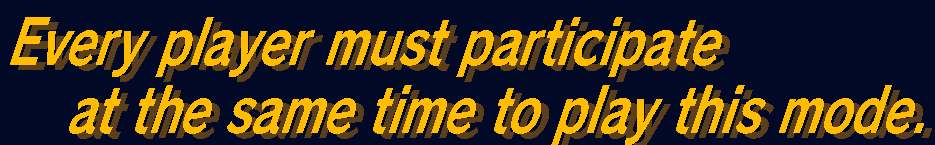
#> input picture localization/graphics/role_C/20261011-C1-Q225-BLIND-CALIBRATION-OPTICAL-HOLD/case_A.png, 935 x 145 px, given in place of A226_SOURCE_READABLE_NATIVE_RGBA.png, which was not available
$ python CALIBRATION_VARIANTS_GENERATOR.py
#> lines starting #> are read from the running program, lines starting #| are printed output that depends on the picture; after the words box and inside, x2 and y2 are one past the last pixel; in counts of white or black regions, pixels touching at a corner belong together; pictures that were not available may be replaced by others from this repository, and a replacement may not be noted
from PIL import Image, ImageFilter, ImageDraw, ImageFont
from pathlib import Path
import secrets, json, hashlib
out=Path('work/c1-visual-calibration-20261011');out.mkdir(exist_ok=True)
src=Image.open('work/c1_q101_a226_1910/A226_SOURCE_READABLE_NATIVE_RGBA.png').convert('RGBA')
roi=src.crop((150,15,1085,160))
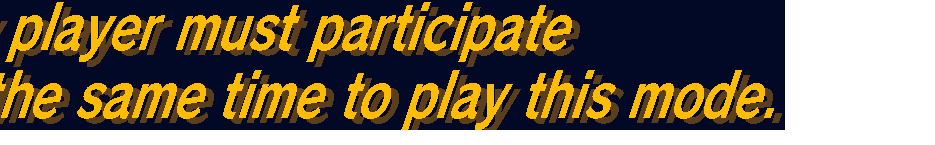
#> roi: PIL image 935x145 RGBA; mean R, G, B, A 55.8, 44.3, 21.3, 191.9; transparent parts drawn white
w,h=roi.size
#> w = 935; h = 145
px=roi.load()
mask=Image.new('L',(w,h)); mp=mask.load()
#> after `mask = Image.new('L', (w, h))`: mask: PIL image 935x145 L; every value is 0
for y in range(h):
 for x in range(w):
  r,g,b,a=px[x,y]
  if a>96 and r>160 and g>90 and b<130 and r>g*1.15:
   mp[x,y]=255
base_bg=(1,9,39)
yellow=(255,188,0)
def render(m, ghost=None):
 im=Image.new('RGB',(w,h),base_bg)
 if ghost:
  im.paste((151,97,20),(0,0,w,h),ghost)
 im.paste(yellow,(0,0,w,h),m)
 return im
cases={'normal':render(mask)}
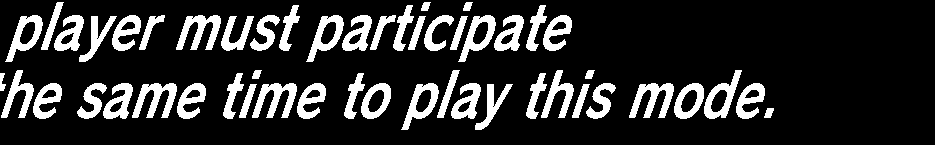
#> mask: PIL image 935x145 L; 17.3% white; 51 white regions, largest, box (x1, y1, x2, y2) and area: (176, 15, 221, 50) 793, (132, 83, 177, 118) 793, (252, 83, 297, 118) 793
# reversible readable-coordinate direction defect: tilt top left relative to bottom
reverse=mask.transform((w,h),Image.Transform.AFFINE,(1,-0.95,75,0,1,0),resample=Image.Resampling.BILINEAR)
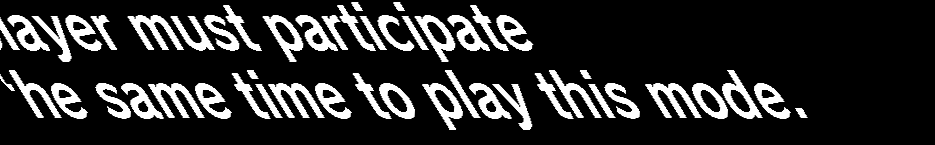
#> reverse: PIL image 935x145 L; min 0, max 255, mean 42.5
cases['opposite_slant']=render(reverse)
clip=mask.copy()
# deliberately cut narrow vertical paths through multiple yellow glyph contours
from PIL import ImageDraw
d=ImageDraw.Draw(clip); d.rectangle((680,15,693,126),fill=0);d.rectangle((875,40,890,142),fill=0)
cases['clipped_stroke']=render(clip)
ghost=mask.transform((w,h),Image.Transform.AFFINE,(1,0,-8,0,1,-5),resample=Image.Resampling.NEAREST).point(lambda v:int(v*.6))
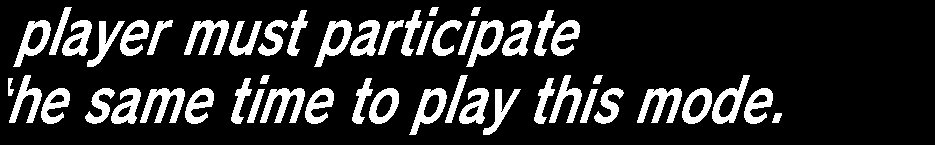
#> ghost: PIL image 935x145 L; values 0 (black) and 153 (white), 17.3% white; 51 white regions, largest, box (x1, y1, x2, y2) and area: (184, 20, 229, 55) 793, (140, 88, 185, 123) 793, (260, 88, 305, 123) 793
cases['residue']=render(mask,ghost=ghost)
thick=mask.filter(ImageFilter.MaxFilter(9))
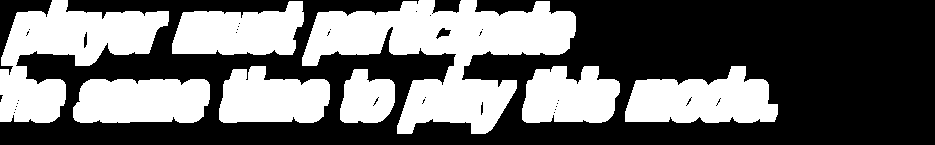
#> thick: PIL image 935x145 L; 41.1% white; 8 white regions, largest, box (x1, y1, x2, y2) and area: (302, 0, 576, 134) 17090, (0, 0, 169, 123) 9839, (625, 66, 778, 123) 6221
cases['excessive_weight']=render(thick)
#> in render (call 5), `im.paste(yellow,(0,0,w,h),m)`:
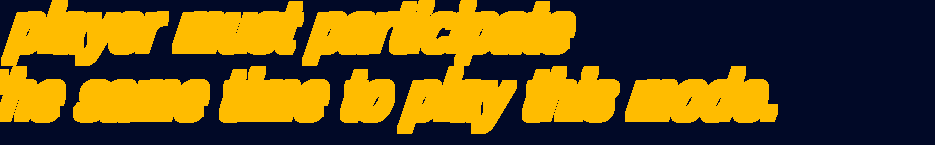
#> im: PIL image 935x145 RGB; mean R, G, B 105.3, 82.5, 23
names=list(cases); secrets.SystemRandom().shuffle(names)
#> after `names = list(cases)`: names = ['normal', 'opposite_slant', 'clipped_stroke', 'residue', 'excessive_weight']
sheet=Image.new('RGB',(w+60, len(names)*(h+12)),(225,225,225));D=ImageDraw.Draw(sheet)
#> after `sheet = Image.new('RGB', (w + 60, len(names) * (h + 12)), (225, 225, 2`: sheet: PIL image 995x785 RGB; every value is 225
public=[]
for n,name in enumerate(names):
 label='ABCDE'[n]
 sheet.paste(cases[name],(55,n*(h+12)))
 D.text((15,n*(h+12)+20),label,fill=(20,20,20))
 fn=out/(f'case_{label}.png');cases[name].save(fn)
 public.append({'label':label,'sha256':hashlib.sha256(fn.read_bytes()).hexdigest()})
#> this loop made 5 passes
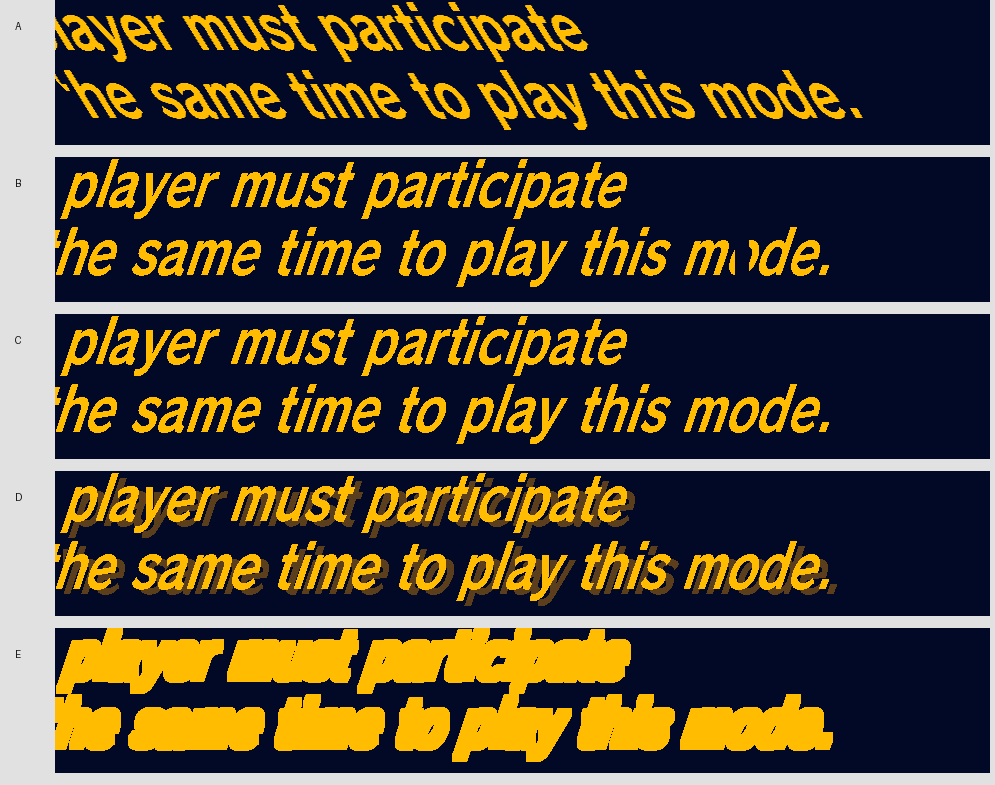
#> sheet: PIL image 995x785 RGB; mean R, G, B 80.7, 72.6, 55.9
#> after the loop, public = 5 items
sheet.save(out/'BLIND_FIVE_CASES.png')
(out/'ANSWER_KEY_SEALED.json').write_text(json.dumps({'mapping':dict(zip('ABCDE',names)),'reference':str(src.getbbox()),'source_file':'work/c1_q101_a226_1910/A226_SOURCE_READABLE_NATIVE_RGBA.png','synthetic_only':True},indent=2))
print(json.dumps({'sheet':str(out/'BLIND_FIVE_CASES.png'),'sha256':hashlib.sha256((out/'BLIND_FIVE_CASES.png').read_bytes()).hexdigest(),'cases':public,'answer_key': 'SEALED_UNREAD'}))
#> (printed output is left out)

$ run again, on localization/graphics/role_C/20261011-C1-Q225-BLIND-CALIBRATION-OPTICAL-HOLD/case_E.png
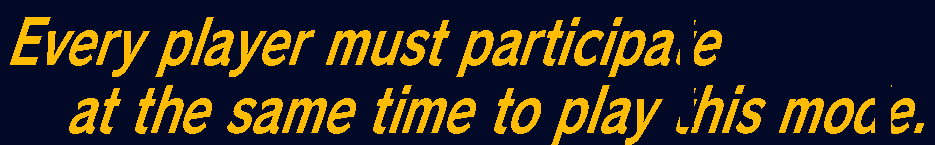
#> input picture localization/graphics/role_C/20261011-C1-Q225-BLIND-CALIBRATION-OPTICAL-HOLD/case_E.png, 935 x 145 px, given in place of A226_SOURCE_READABLE_NATIVE_RGBA.png, which was not available
#> `cases={'normal':render(mask)}`:
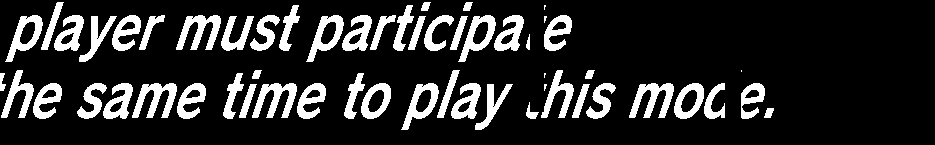
#> mask: PIL image 935x145 L; 16.5% white; 56 white regions (5 under 20 px), largest, box (x1, y1, x2, y2) and area: (176, 15, 221, 50) 793, (132, 83, 177, 118) 793, (252, 83, 297, 118) 793
#> ghost: PIL image 935x145 L; values 0 (black) and 153 (white), 16.5% white; 56 white regions (5 under 20 px), largest, box (x1, y1, x2, y2) and area: (184, 20, 229, 55) 793, (140, 88, 185, 123) 793, (260, 88, 305, 123) 793
#> thick: PIL image 935x145 L; 40% white; 11 white regions, largest, box (x1, y1, x2, y2) and area: (302, 0, 534, 134) 15134, (0, 0, 169, 123) 9839, (73, 79, 210, 123) 5502
#> names = ['normal', 'opposite_slant', 'clipped_stroke', 'residue', 'excessive_weight']
#> the loop `for n,name in enumerate(names):` made 5 passes
#> after the loop `for n,name in enumerate(names):`:
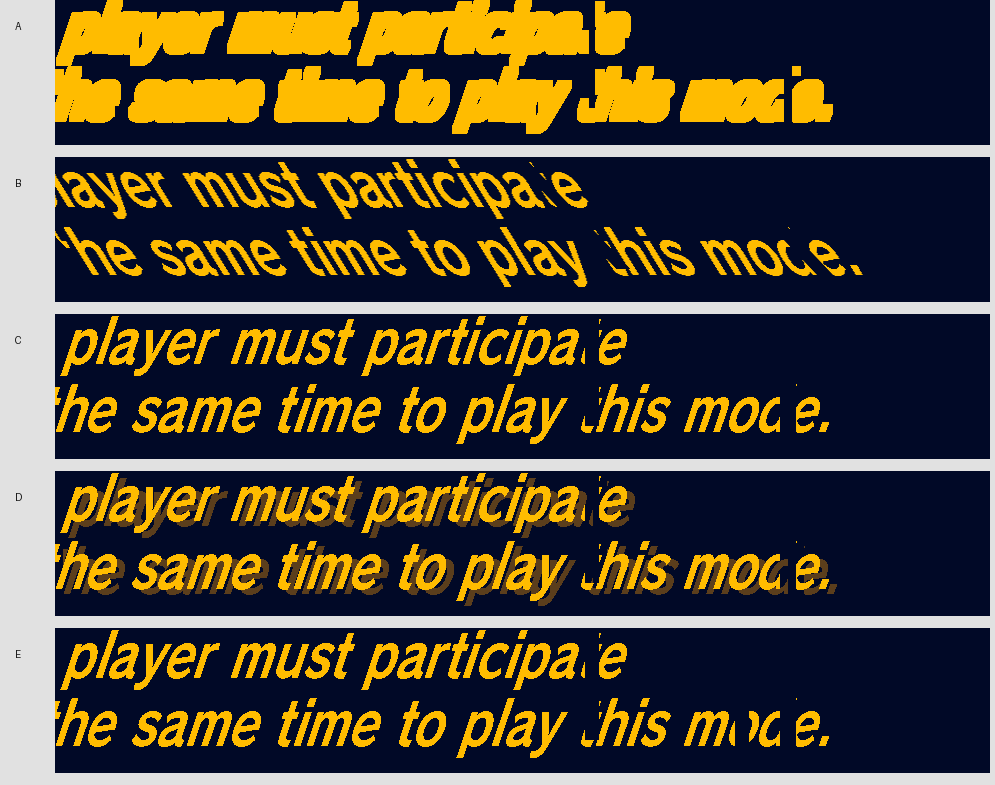
#> sheet: PIL image 995x785 RGB; mean R, G, B 78.9, 71.3, 56.2
#> after the loop `for n,name in enumerate(names):`: public = 5 items
#> (printed output is left out)
